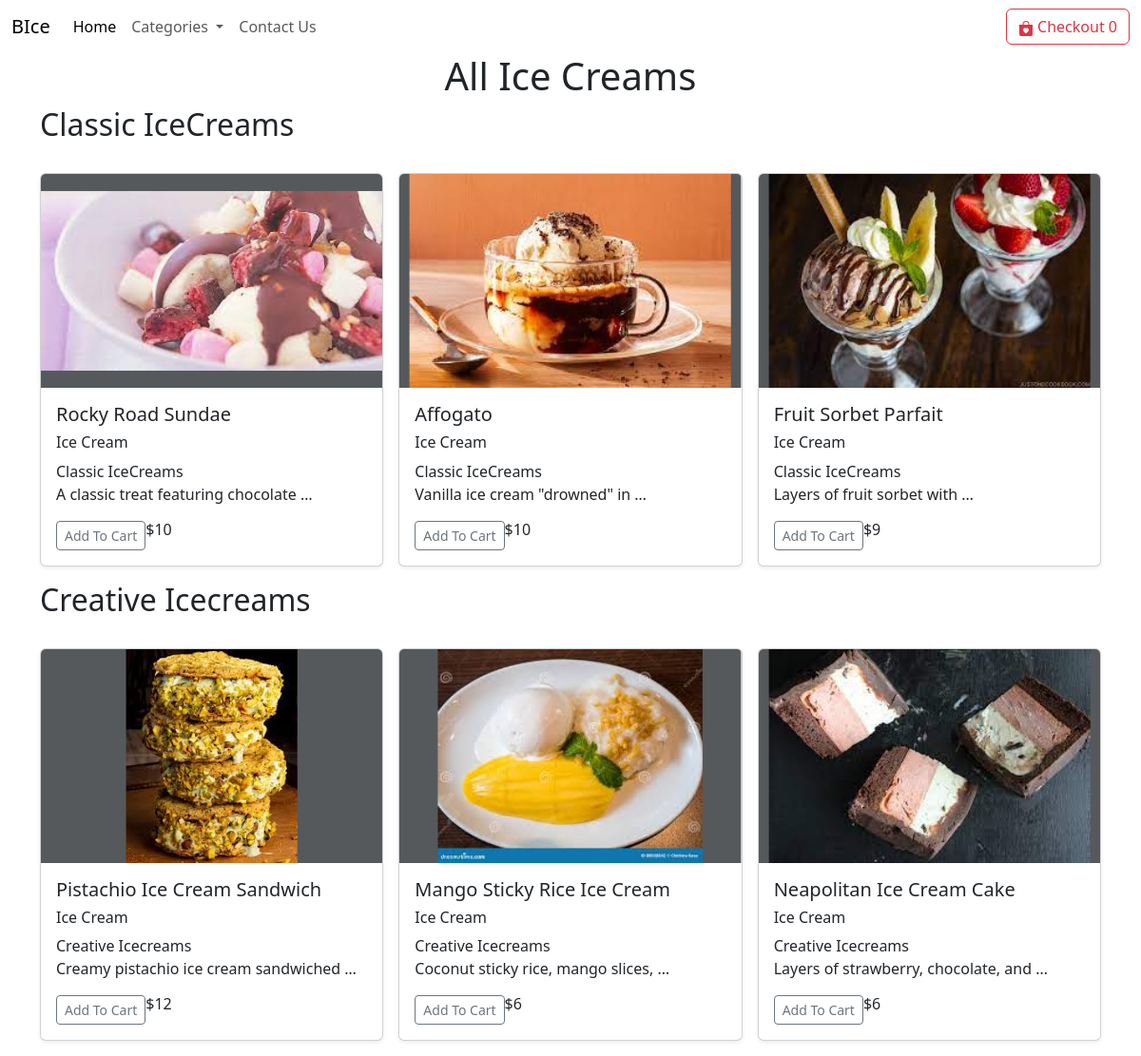
The page /icecream on the database as committed earlier.
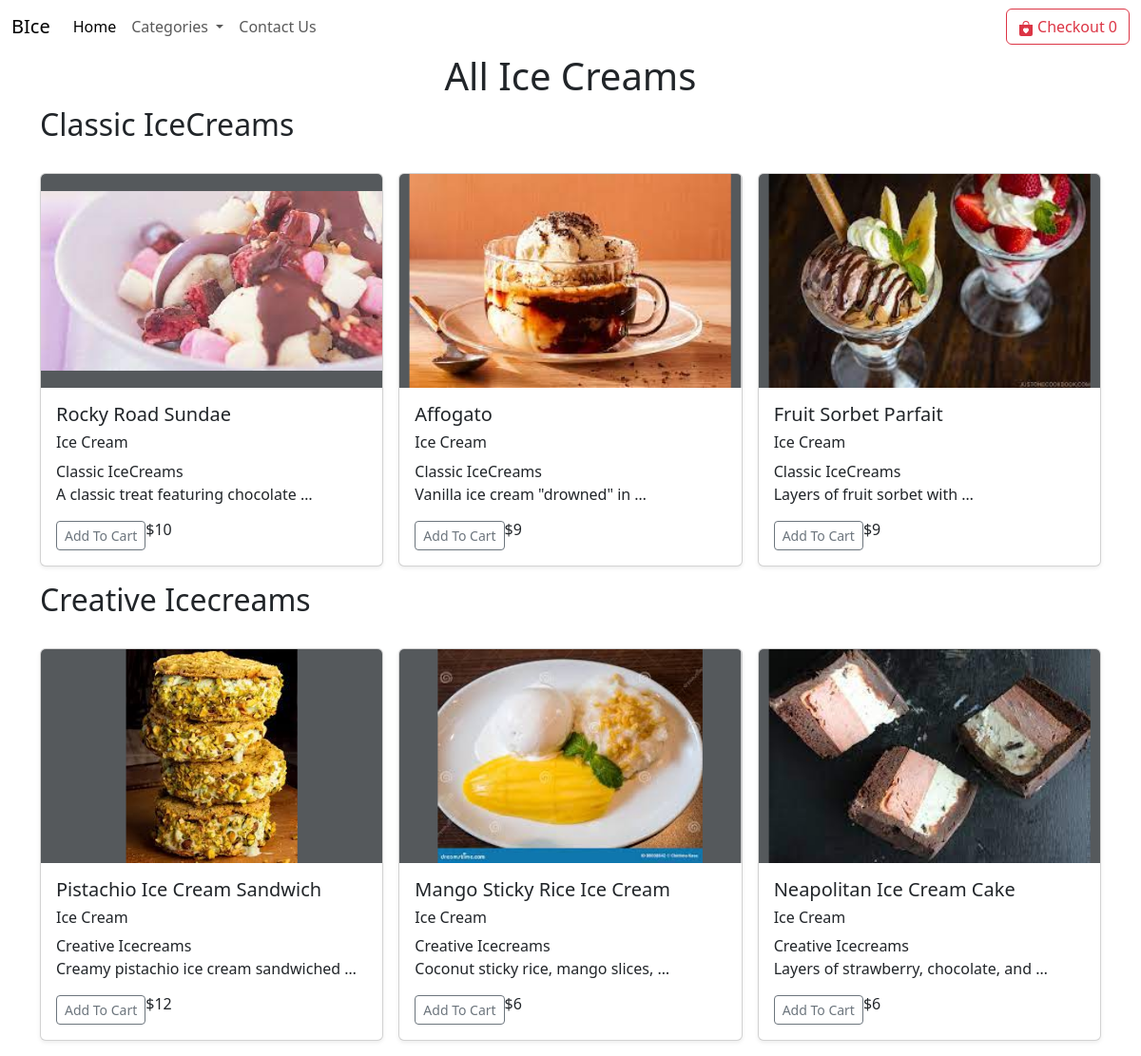
The same page on the database as committed later.
### home/models.py (models this page shows, shortened)
class Product(models.Model):
    name = models.CharField(max_length=127)
    price = models.IntegerField(default=0)
    category = models.CharField(max_length=255,default="")
    subcategory = models.CharField(max_length=255,default="")
    description = models.CharField(max_length=250, default='', blank=True, null=True)
    image = models.ImageField(upload_to='products/images')

### home/views.py (the view)
# urls.py: path('icecream',views.icecream,name='icecream'),
def icecream(request):
    icecream_products = Product.objects.filter(category='Ice Cream')
    unique_subcategories = icecream_products.values_list('subcategory', flat=True).distinct()
    params = {'icecream_products': icecream_products, 'unique_subcategories': unique_subcategories}
    return render(request, 'icecream.html', params)

### templates/icecream.html (shortened to what this page needs)
{% extends "base.html" %}
{% block body %}
{% load static %}
<div class="container">
    <h1 class="text-center">All Ice Creams</h1>
    {% for subcategory in unique_subcategories %}
    <h2 class="text">{{ subcategory }}</h2>
    <div class="row row-cols-1 row-cols-sm-2 row-cols-md-3 g-3 my-3">
        {% for product in icecream_products %}
        {% if product.subcategory == subcategory %}
        <div class="col">
            <div class="card shadow-sm">
                <svg class="bd-placeholder-img card-img-top" width="100%" height="225" xmlns="http://www.w3.org/2000/svg" role="img" aria-label="Placeholder: Thumbnail" preserveAspectRatio="xMidYMid slice" focusable="false">
                    <title>{{ product.name }}</title>
                    <rect width="100%" height="100%" fill="#55595c"></rect>
                    <image xlink:href="/media/{{ product.image }}" width="100%" height="100%" />
                </svg>
                <div class="card-body">
                  <h5>{{ product.name }}</h5>
                  <h6>{{ product.category }}</h6>
                  <h7>{{ product.subcategory }}</h7>
                    <p class="card-text">{{ product.description|truncatewords:5 }}</p>
                    <div class="d-flex justify-content-between align-items-center">
                        <div class="btn-group">
                            <span id="div{{ product.name }}">
                                <button id="{{ product.name }}" type="button" class="btn btn-sm btn-outline-secondary cart">Add To Cart</button>
                            </span>
                            <h6 class="text-xl-end">${{product.price}}</h6>
                        </div>
                    </div>
                </div>
            </div>
        </div>
        {% endif %}
        {% endfor %}
    </div>
    {% endfor %}
</div>
{% endblock body %}

### templates/base.html (shortened to what this page needs)
<!doctype html>
<html lang="en">
  <head>
    <link href="https://cdn.jsdelivr.net/npm/bootstrap@5.3.3/dist/css/bootstrap.min.css" rel="stylesheet">
  </head>
  <body>
    <nav class="navbar navbar-expand-lg bg-grey ">
        <div class="container-fluid">
          <a class="navbar-brand" href="/">BIce</a>
          <div class="collapse navbar-collapse" id="navbarSupportedContent">
            <ul class="navbar-nav me-auto mb-2 mb-lg-0">
              <li class="nav-item">
                <a class="nav-link active" aria-current="page" href="/">Home</a>
              </li>
              <li class="nav-item dropdown">
                <a class="nav-link dropdown-toggle" href="/services" role="button" data-bs-toggle="dropdown" aria-expanded="false">
                  Categories
                </a>
              </li>
              <li class="nav-item">
                <a class="nav-link" href="/contact">Contact Us</a>
              </li>
            </ul>
            <a href="/cart"><button type="button" class="btn btn-outline-danger">
Checkout        <span id = "cart">0</span>      </button></a>
          </div>
        </div>
      </nav>
{% block body %}
{% endblock body %}
    </body>
</html>

Rows that differ between the two databases and show on the page:
changed Product "Affogato": price "10" → "9"
